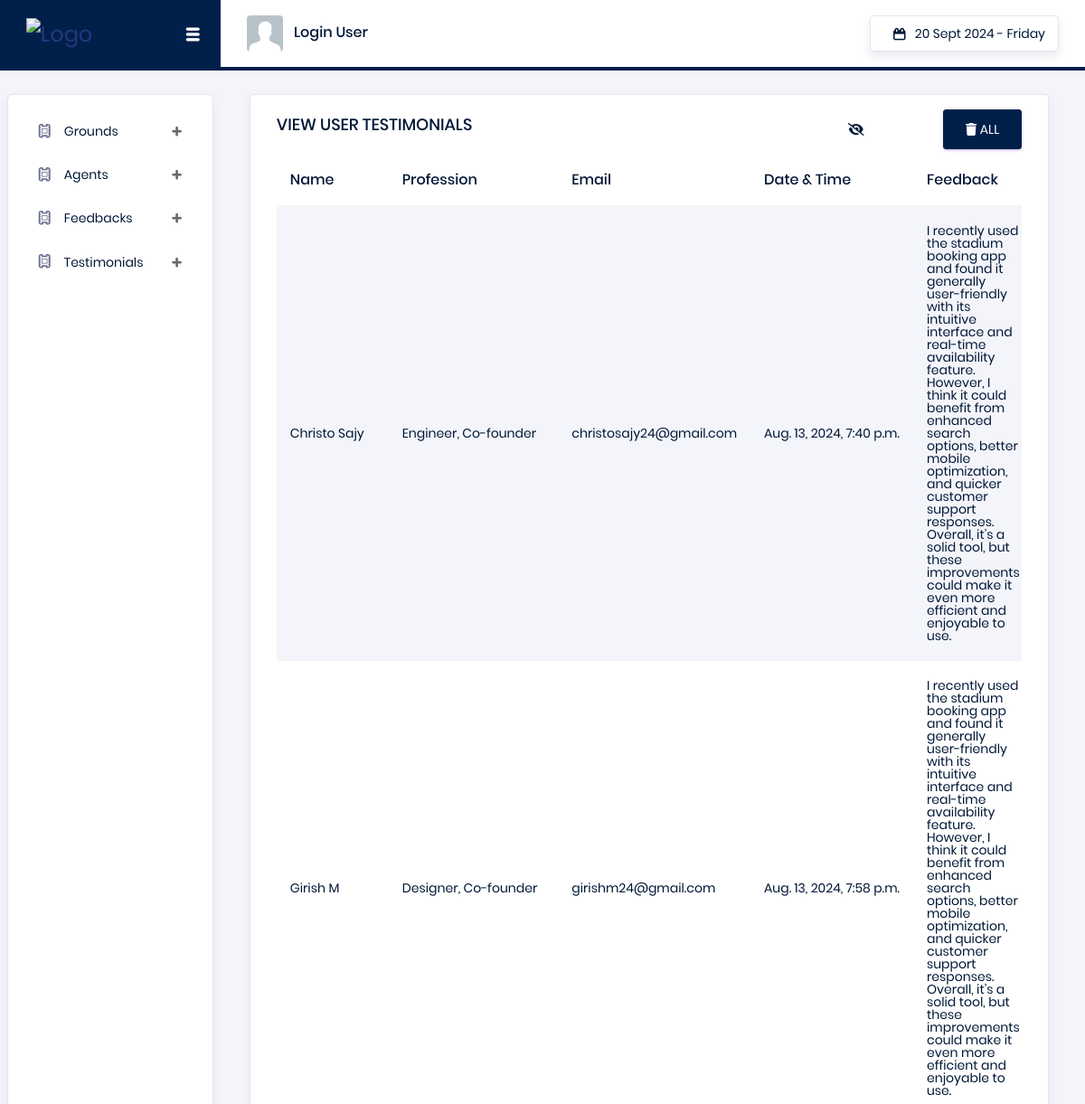
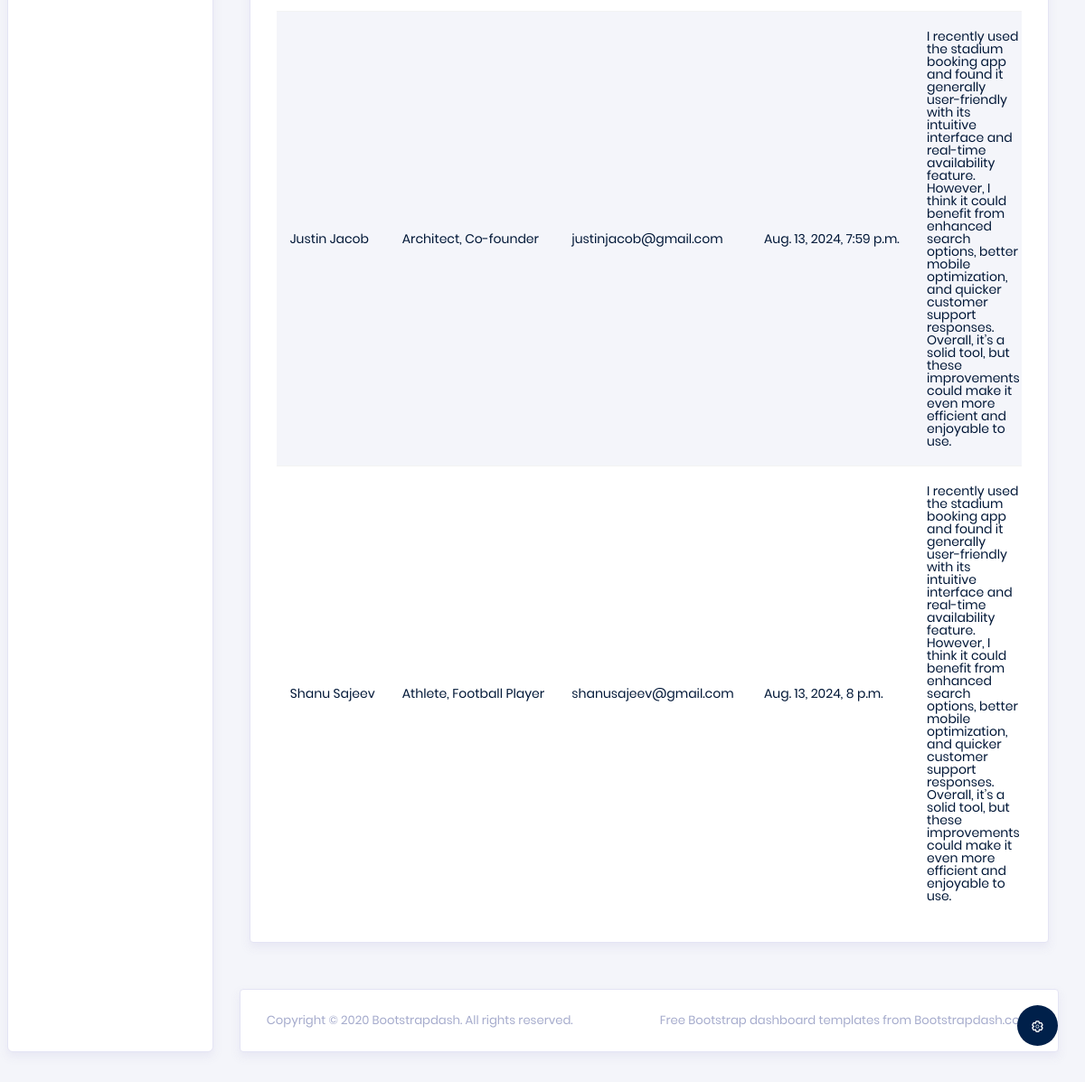
The page /backend/view_testimonial/ on the database its author committed (2 pictures, top to bottom).
### frontend/models.py (models this page shows)
class Testimonial(models.Model):
    name = models.CharField(max_length=255, null=True, blank=True)
    profession = models.CharField(max_length=255, null=True, blank=True)
    email = models.CharField(max_length=255, null=True, blank=True)
    datetime = models.DateTimeField(null=True, blank=True)
    feedback = models.CharField(max_length=255, null=True, blank=True)

### backend/views.py (the view)
# urls.py: path('view_testimonial/', views.view_testimonial, name='view_testimonial'),
def view_testimonial(request):
    feed = Testimonial.objects.all()
    return render(request, 'testimonial/view_testimonial.html', {'feed': feed})

### backend/templates/testimonial/view_testimonial.html (shortened to what this page needs)
<!DOCTYPE html>
{% extends 'admin.html' %}
{% load static %}
{% block content %}
<div class="col-lg-12 grid-margin stretch-card">
    <div class="card">
        <div class="card-body">
            <h4 class="card-title">VIEW USER TESTIMONIALS</h4>
            <div class="btn-group view-hide-btn" role="group">
                <button type="button" class="btn" title="Collapse Table" id="hide-btn">
                    <i class="fa-solid fa-eye-slash"></i>
                </button>
            </div>
            <a href="{% url 'delete_all_feedback' %}" class="btn btn-primary delete-all">
                <i class="fa-solid fa-trash"></i><span class="ml-1">ALL</span>
            </a>
            <div class="table-responsive">
                <table class="table table-striped">
                    <thead>
                        <tr>
                            <th>Name</th>
                            <th>Profession</th>
                            <th>Email</th>
                            <th>Date & Time</th>
                            <th>Feedback</th>
                        </tr>
                    </thead>
                    <tbody>
                        {% for i in feed %}
                        <tr>
                            <td>{{i.name}}</td>
                            <td>{{i.profession}}</td>
                            <td>{{i.email}}</td>
                            <td>{{i.datetime}}</td>
                            <td class="toggle-elements" style="white-space: pre-line;">{{i.feedback}}</td>
                        </tr>
                        {% endfor %}
                    </tbody>
                </table>
            </div>
        </div>
    </div>
</div>
{% endblock %}

### backend/static/css/grid/style.css (style rules this page uses)
.delete-all { margin-top: -50px; float: right; }
.view-hide-btn { margin-top: -50px; margin-right: 150px; float: right; }

### rows shown on the page
Testimonial: name "Christo Sajy", profession "Engineer, Co-founder", email "christosajy24@gmail.com", datetime "Aug. 13, 2024, 7:40 p.m.", feedback "I recently used the stadium booking app and found it generally user-friendly with its intuitive interface and real-time availability feature. However, I think it could benefit from enhanced search options, better mobile optimization, and quicker customer support responses. Overall, it’s a solid tool, but these improvements could make it even more efficient and enjoyable to use."
Testimonial: name "Girish M", profession "Designer, Co-founder", email "girishm24@gmail.com", datetime "Aug. 13, 2024, 7:58 p.m.", feedback "I recently used the stadium booking app and found it generally user-friendly with its intuitive interface and real-time availability feature. However, I think it could benefit from enhanced search options, better mobile optimization, and quicker customer support responses. Overall, it’s a solid tool, but these improvements could make it even more efficient and enjoyable to use."
Testimonial: name "Justin Jacob", profession "Architect, Co-founder", email "justinjacob@gmail.com", datetime "Aug. 13, 2024, 7:59 p.m.", feedback "I recently used the stadium booking app and found it generally user-friendly with its intuitive interface and real-time availability feature. However, I think it could benefit from enhanced search options, better mobile optimization, and quicker customer support responses. Overall, it’s a solid tool, but these improvements could make it even more efficient and enjoyable to use."
Testimonial: name "Shanu Sajeev", profession "Athlete, Football Player", email "shanusajeev@gmail.com", datetime "Aug. 13, 2024, 8 p.m.", feedback "I recently used the stadium booking app and found it generally user-friendly with its intuitive interface and real-time availability feature. However, I think it could benefit from enhanced search options, better mobile optimization, and quicker customer support responses. Overall, it’s a solid tool, but these improvements could make it even more efficient and enjoyable to use."
